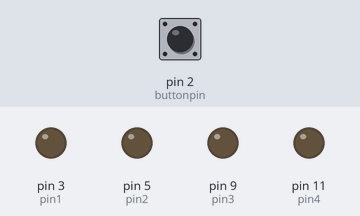
Bench run of a sketch on a simulated Arduino Uno, built with avr-gcc and run on an emulated ATmega328P. On the bench: output pins drawn as LEDs (lit = HIGH). Dashed ring = blinking. The inputs (shaded band) are chosen by the test bench; at power-on: pin 2 (buttonpin) HIGH. What the sketch prints to the serial monitor is not drawn.

Above: at 1.2 s.
1.3 s: pin 2 (buttonpin) pulled LOW for 0.15 s
At 1.77 s:
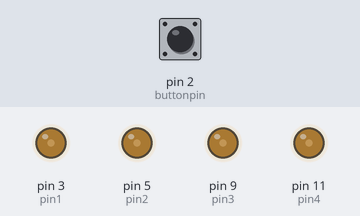
At 2.37 s:
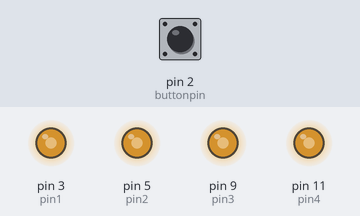
4.3 s: pin 2 (buttonpin) pulled LOW for 1 s
7.3 s: pin 2 (buttonpin) pulled LOW for 0.15 s
At 7.65 s:
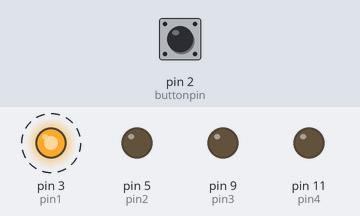
10.3 s: pin 2 (buttonpin) pulled LOW for 3.2 s
Timing chart, 0 to 16.0 s (numbered marks = the images above; inputs shaded):
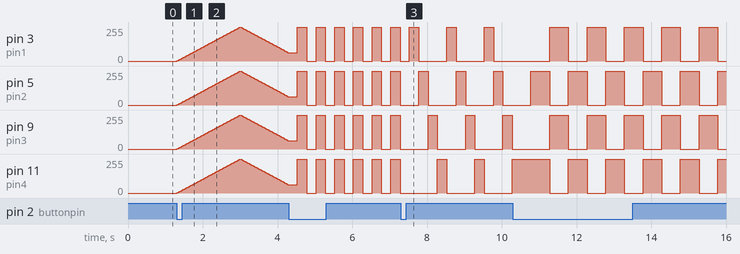

Measured:
- after the input at 1.3 s, pin 3 (pin1), pin 5 (pin2), pin 9 (pin3), pin 11 (pin4): rises from 0/255 to 255/255 in 1.7 s, then falls to 63/255 in 1.3 s
- after the input at 7.3 s, pin 3 (pin1): alternates 252/255 for 0.25 s and 0/255 for 0.75 s, starting after 1.2 s; pin 5 (pin2): alternates 252/255 for 0.25 s and 0/255 for 0.75 s, starting after 0.48 s

The sketch:

LEDs.ino
```cpp
// #include <Scheduler.h>

const int pin1 = 3;
const int pin2 = 5;
const int pin3 = 9;
const int pin4 = 11;
const int buttonpin = 2;

int trend = 1;
int choice = 0;
volatile int mode = 0;
volatile long first_time = 0;
volatile int press = 0;
int alternate = 1;

int bright1 = 0;
int bright2 = 0;
int bright3 = 0;
int bright4 = 252;

// Set the millis
unsigned long previous_millis = 0;
const int interval = 20;
int light_increment = 3;
int light_increment_ = 0;
int brightness = 0;
bool stat = HIGH;
int stat_ = 0;

void setup() {
  // put your setup code here, to run once:
  pinMode(pin1, OUTPUT);
  pinMode(pin2, OUTPUT);
  pinMode(pin3, OUTPUT);
  pinMode(pin4, OUTPUT);
  pinMode(buttonpin, INPUT_PULLUP);
  Serial.begin(57600);
  attachInterrupt(digitalPinToInterrupt(buttonpin), mode_change, FALLING);
  // Scheduler.start(red_led);
  // Scheduler.start(yellow_led);
  // Scheduler.start(green_led);
  // Scheduler.start(blue_led);
}

// void red_led() {
//   triangle_light(pin1);
// }

// void green_led() {
//   triangle_light(pin2);
// }

// void yellow_led() {
//   triangle_light(pin3);
// }

// void blue_led() {
//   triangle_light(pin4);
// }
void loop() {
  // put your main code here, to run repeatedly:
  // triangle_light(pin1);
  // triangle_light(pin2);
  // triangle_light(pin3);
  // triangle_light(pin4);
  // int buttonstate  = digitalRead(buttonpin);
  // if (buttonstate == 0) {
  //   mode++;

  //   if (mode > 2) {
  //     mode = 0;
  //   }
  // }
  // attachInterrupt(digitalPinToInterrupt(buttonpin), mode_change, FALLING);
  // Serial.println(buttonstate);
  // Serial.println(buttonstate);
  // Serial.println(mode);

  unsigned long current_millis = millis();

  // if (Serial.available() > 0) {
  //   String content = Serial.readStringUntil("\n");
  //   choice = content.toInt();
  //   brightness = 0;
  //   stat = LOW;
  //   bright1 = 0;
  //   bright2 = 0;
  //   bright3 = 0;
  //   bright4 = 252;

  //   // if (choice == 0) {
  //   //   brightness = 0;
  //   // }

  //   // else if (choice == 0) {
  //   //   brightness = 0;
  //   // }

  // }

   if (press == 1) {
    // String content = Serial.readStringUntil("\n");
    // choice = content.toInt();
    brightness = 0;
    stat = LOW;
    bright1 = 0;
    bright2 = 0;
    bright3 = 0;
    bright4 = 252;
    press = 0;
    alternate = 1;
  }

  // if (choice == 0) {
  // if (current_millis - previous_millis >= interval) {
  //   previous_millis = current_millis;

    // if (trend = 1) {
    //   brightness = brightness + light_increment;
    // }
    // else if (trend = -1) {
    //   brightness = brightness - light_increment;
    // }
  // if (brightness < 0 || brightness > 249){
  //   light_increment = -light_increment;
  //   if (brightness < 0) {
  //     brightness = 3;
  //   }
  // }

  if (mode == 0) {
    if (current_millis - previous_millis >= 100) {
      previous_millis = current_millis;
      digitalWrite(pin1, LOW);
      digitalWrite(pin2, LOW);
      digitalWrite(pin3, LOW);
      digitalWrite(pin4, LOW);
    }
  }

  // if (choice == 0) {
  if (mode == 1) {
    if (current_millis - previous_millis >= interval) {
    previous_millis = current_millis;
  // Serial.println(brightness);
    brightness += light_increment;

    // if (brightness < 0) {
    //   brightness = 0;
    //   light_increment = abs(light_increment);
    // }
    // else if (brightness > 252) {
    //   light_increment_ = - light_increment;
    // }
    if (brightness < 0 || brightness > 252){
      light_increment = -light_increment;
      if (brightness < 0) {
        brightness = 0;
      if (brightness > 252) {
        brightness = 252;
      }
      }
    }


      analogWrite(pin1, brightness);
      analogWrite(pin2, brightness);
      analogWrite(pin3, brightness);
      analogWrite(pin4, brightness);
  }
  }

  // else if (choice == 1) {
  else if (mode == 2) {
    if (current_millis - previous_millis >= 250) {
    previous_millis = current_millis;
    stat = !stat;
    // stat = LOW;
    if (stat == LOW) {
      stat_ = 0;
    }
    else if (stat == HIGH) {
      stat_ = 252;
    }
    analogWrite(pin1, stat_);
    analogWrite(pin2, stat_);
    analogWrite(pin3, stat_);
    analogWrite(pin4, stat_);
    // stat = !stat;
    }

  }

  // else if (choice == 2) {
  else if (mode == 3) {
    if (current_millis - previous_millis >= 250) {
    previous_millis = current_millis;

    if (bright1 == 252) {
      bright1 = 0;
      bright2 = 252;
      bright3 = 0;
      bright4 = 0;
    }

    else if (bright2 == 252) {
      bright1 = 0;
      bright2 = 0;
      bright3 = 252;
      bright4 = 0;
    }

    else if (bright3 == 252) {
      bright1 = 0;
      bright2 = 0;
      bright3 = 0;
      bright4 = 252;
    }

    else if (bright4 == 252) {
      bright1 = 252;
      bright2 = 0;
      bright3 = 0;
      bright4 = 0;
    }

    analogWrite(pin1, bright1);
    analogWrite(pin2, bright2);
    analogWrite(pin3, bright3);
    analogWrite(pin4, bright4);

    // if (bright1 == 252) {
    //   bright1 = 0;
    //   bright2 = 252;
    //   bright3 = 0;
    //   bright4 = 0;
    // }

    // else if (bright2 == 252) {
    //   bright1 = 0;
    //   bright2 = 0;
    //   bright3 = 252;
    //   bright4 = 0;
    // }

    // else if (bright3 == 252) {
    //   bright1 = 0;
    //   bright2 = 0;
    //   bright3 = 0;
    //   bright4 = 252;
    // }

    // else if (bright4 == 252) {
    //   bright1 = 252;
    //   bright2 = 0;
    //   bright3 = 0;
    //   bright4 = 0;
    // }


    }
  }
  else if (mode == 4) {
    current_millis = millis();
    if (current_millis - previous_millis >= 500) {
      previous_millis = current_millis;
      alternate = !alternate;
      // if (alternate == 0) {
      //   digitalWrite(pin1, !alternate);
      //   digitalWrite(pin2, alternate);
      //   digitalWrite(pin3, !alternate);
      //   digitalWrite(pin4, alternate);
      // }

      // else if (alternate == 1) {
      //   digitalWrite(pin1, alternate);
      //   digitalWrite(pin2, !alternate);
      //   digitalWrite(pin3, alternate);
      //   digitalWrite(pin4, !alternate);
      // }

      digitalWrite(pin1, alternate);
      digitalWrite(pin2, !alternate);
      digitalWrite(pin3, alternate);
      digitalWrite(pin4, !alternate);

      // alternate = !alternate;
      Serial.println(alternate);

    }
  }
    // if (brightness <= 0 ){
    //   brightness = 0;
    //   trend = 1;
    // }
    // else if (brightness >= 249 ){
    //   brightness = 249;
    //   trend = - 1;
    // }
    // if (brightness <= 0 || brightness >= 255) {
    //   brightness = 0;
    // }


  // }
  // Serial.println(brightness);
  // }

  // else if (choice == 1) {
  //   analogWrite(pin1, 252);
  //   delay(500);
  //   analogWrite(pin2, 252);
  //   delay(500);
  //   analogWrite(pin3, 252);
  //   delay(500);
  //   analogWrite(pin4, 252);
  //   delay(500);
  // }
  // Serial.print(trend);
}

// void triangle_light (int LED_pin){
//   for (int i = 0; i <= 75; i++){
//     analogWrite(LED_pin, i * 3);
//     delay(10);
//   }
//   for (int i = 75; i > 0; i--){
//     analogWrite(LED_pin, i * 3);
//     delay(10);
//   }
// }


// int triangle(int t){
//   return
// }
void mode_change() {
  // unsigned long curr_time = millis();

  // if (curr_time - first_time > 200) {
    mode++;
    press = 1;

    if (mode > 4) {
      mode = 0;
    }

  //   first_time = curr_time;
  // }
}
```
